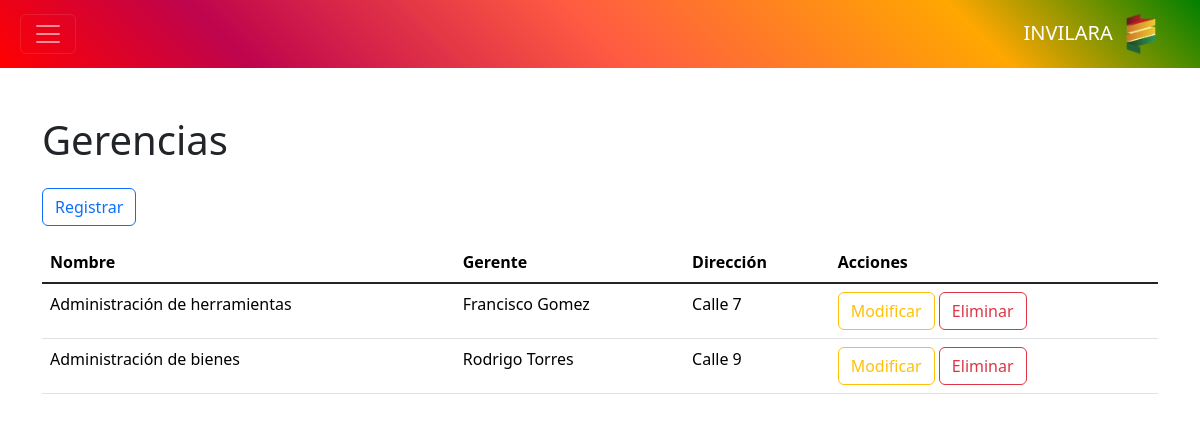
Screenshot of /controlador/gerencia.php with the database file from the repository.
### tables this page shows
CREATE TABLE `gerencia` (
  `id` int NOT NULL AUTO_INCREMENT,
  `nombre` text,
  `nombre_gerente` text,
  `direccion` text,
  PRIMARY KEY (`id`) USING BTREE
);

### controlador/gerencia.php (called while the page is built, shortened)
<?php
require_once "modelo/gerencia.php";
$modelo = new Gerente();
$datos = $modelo->consultar();
require_once "vista/gerencia.php";
?>

### modelo/base_datos.php (called while the page is built)
<?php
class BaseDatos
{
    private $host = "localhost";
    private $dbname = "invilara";
    private $usuario = "root";
    private $contrasena = "";
    public function conexion()
    {
        $dsn = "mysql" . ":" . "host=" . $this->host . ";" . "dbname=" . $this->dbname . ";";
        $pdo = new PDO($dsn, $this->usuario, $this->contrasena);
        $pdo->setAttribute(PDO::ATTR_ERRMODE, PDO::ERRMODE_EXCEPTION);
        return $pdo;
    }
}
?>

### modelo/gerencia.php (called while the page is built, shortened)
<?php
require_once "modelo/base_datos.php";
class Gerente extends BaseDatos
{
    private $tabla = "gerencia";
    public function consultar()
    {
        $result = $this->conexion()->query("SELECT * FROM {$this->tabla}");
        return $result;
    }
}
?>

### vista/gerencia.php (the view, shortened to what this page needs)
<?php require_once "vista/componentes/encabezado.php"; ?>
<?php require_once "vista/componentes/barra.php"; ?>
<main class="container" id="crud">
    <h1>Gerencias</h1>
    <button class="btn btn-outline-primary my-3" value="insertar">Registrar</button>
    <table class="table table-hover table-responsive">
        <thead>
            <tr>
                <th>Nombre</th>
                <th>Gerente</th>
                <th>Dirección</th>
                <th>Acciones</th>
            </tr>
        </thead>
        <tbody class="table-group-divider">
            <?php foreach ($datos as $d): ?>
                <tr>
                    <td><?php echo $d["nombre"] ?></td>
                    <td><?php echo $d["nombre_gerente"] ?></td>
                    <td><?php echo $d["direccion"] ?></td>
                    <td>
                        <button class="btn btn-outline-warning" value="modificar">Modificar</button>
                        <button class="btn btn-outline-danger" value="eliminar">Eliminar</button>
                    </td>
                </tr>
            <?php endforeach ?>
        </tbody>
    </table>
</main>

### rows the page displays
gerencia: nombre "Administración de herramientas", nombre_gerente "Francisco Gomez", direccion "Calle 7"
gerencia: nombre "Administración de bienes", nombre_gerente "Rodrigo Torres", direccion "Calle 9"
